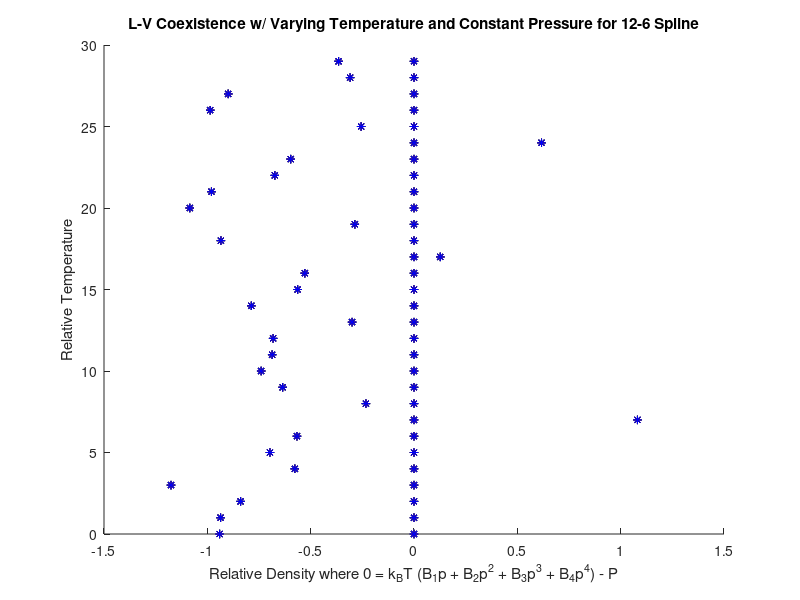

This chart was generated by the following MATLAB code:
%a = ( 8 * p_r * T_r ) / ( 3 - p_r) - 3 * p_r;
kB = 1.38064852 ; % Boltzmann Constant
i  = 90         ; % Number of Temperatures
j  = 12         ; % Number of Pressures (ignored if constant Pressure)

% Formula for creating Coexistence
% 'vdw'  % Van der Waal's
% 'hs'   % Hard Sphere
% 'sw'   % Square Well
% 'ljs'  % Lennard Jones Spline
form = 'ljs';

% "type" is the switch between varying pressure and constant pressure
% 0 = varying pressure
% 1 = constant pressure
% ignored if not using vdw
type = 0;

figure % New Figure (No overwrite)
%% ----------------------------------------

% Constant or Varying Pressure
switch type
    case 0
        typeverbose = 'varying pressure';
        title('L-V Coexistence w/ Varying Temperature and Pressure')
       %j = j   ; % Varying Pressure - defined above
    case 1
        typeverbose = 'constant pressure';
        j = 0   ; % Constant Pressure
end

% Formula for creating Coexistence
switch form
    case 'vdw' % Van der Waal's
        formverbose = 'Van der Waal''s'         ;
        a = zeros( (i+1)*(j+1)*4 , 1)           ; % Preallocation
        xlabel('Relative Density where 0 = 3p_r^3 - 9p_r^2 + (8T_r-P_r)p_r + 3P_r')
        title('L-V Coexistence w/ Varying Temperature and Constant Pressure for VdW')
    case 'hs'  % Hard Sphere
        formverbose = 'Hard Sphere'             ;
        i = 29                                  ; % #(T) (start at 0)
        %type = 0                                ; % non-constant Pressure
        title('L-V Coexistence w/ Constant Temperature and Varying Pressure for Hard Sphere')
        a = zeros( (i+1)*(j+1)*5 , 1)           ; % Preallocation
        xlabel('Relative Density where 0 = k_BT (B_1p + B_2p^2 + B_3p^3 + B_4p^4) - P')
    case 'sw'  % Square Well
        formverbose = 'Square Well'             ;
        i = 29                                  ; % #(T) (start at 0)
        %type = 1                                ; % constant Pressure
        title('L-V Coexistence w/ Varying Temperature and Constant Pressure for Square Well')
        a = zeros( (i+1)*(j+1)*5 , 1)           ; % Preallocation
        xlabel('Relative Density where 0 = k_BT (B_1p + B_2p^2 + B_3p^3 + B_4p^4) - P')
    case 'ljs' % Lennard Jones Spline
        formverbose = 'Lennard Jones Spline'    ;
        i = 29                                  ; % #(T) (start at 0)
        %type = 1                                ; % constant Pressure
        title('L-V Coexistence w/ Varying Temperature and Constant Pressure for 12-6 Spline')
        a = zeros( (i+1)*(j+1)*5 , 1)           ; % Preallocation
        xlabel('Relative Density where 0 = k_BT (B_1p + B_2p^2 + B_3p^3 + B_4p^4) - P')
end

ylabel('Relative Temperature')
hold on % Plot each point individually


fprintf('%s, %s\n',formverbose,typeverbose)

%% -------------------------------
% Data

switch form
    case 'vdw'
    case 'hs'
        %T_r = [1.0000000,1.3793103,1.7586207,2.1379310,2.5172414,2.8965517,3.2758621,3.6551724,4.0344828,4.4137931,4.7931034,5.1724138,5.5517241,5.9310345,6.3103448,6.6896552,7.0689655,7.4482759,7.8275862,8.2068966,8.5862069,8.9655172,9.3448276,9.7241379,10.1034483,10.4827586,10.8620690,11.2413793,11.6206897,12.0000000]   ;
        %B2  = [2.0943951,2.0943951,2.0943951,2.0943951,2.0943951,2.0943951,2.0943951,2.0943951,2.0943951,2.0943951,2.0943951,2.0943951,2.0943951,2.0943951,2.0943951,2.0943951,2.0943951,2.0943951,2.0943951,2.0943951,2.0943951,2.0943951,2.0943951,2.0943951,2.0943951,2.0943951,2.0943951,2.0943951,2.0943951,2.0943951]         ;
        %B3  = [2.7455163,2.7385681,2.7402467,2.7425160,2.7399133,2.7393518,2.7414457,2.7408023,2.7374861,2.7417732,2.7377318,2.7369831,2.7451011,2.7424984,2.7411649,2.7436564,2.7443466,2.7382815,2.7471715,2.7425803,2.7439547,2.7432529,2.7427558,2.7432587,2.7429722,2.7403461,2.7416504,2.7408725,2.7393811,2.7407087]         ;
        %B4  = [2.6245917,2.6762046,2.6573711,2.5891849,2.6750562,2.6591259,2.6380508,2.6584828,2.6300764,2.6774173,2.6699482,2.6042333,2.6603937,2.6538066,2.6475226,2.6350099,2.6301591,2.6331173,2.6590799,2.6409631,2.6288729,2.6522999,2.6204484,2.6415235,2.6894707,2.6405313,2.6024969,2.6491487,2.6374995,2.6599159]         ;
        
        T_r = [1.0000000, 1.0020408, 1.0040816, 1.0061224, 1.0081633, 1.0102041, 1.0122449, 1.0142857, 1.0163265, 1.0183673, 1.0204082, 1.0224490, 1.0244898, 1.0265306, 1.0285714, 1.0306122, 1.0326531, 1.0346939, 1.0367347, 1.0387755, 1.0408163, 1.0428571, 1.0448980, 1.0469388, 1.0489796, 1.0510204, 1.0530612, 1.0551020, 1.0571429, 1.0591837, 1.0612245, 1.0632653, 1.0653061, 1.0673469, 1.0693878, 1.0714286, 1.0734694, 1.0755102, 1.0775510, 1.0795918, 1.0816327, 1.0836735, 1.0857143, 1.0877551, 1.0897959, 1.0918367, 1.0938776, 1.0959184, 1.0979592, 1.1000000];
        B2  = [2.0943951, 2.0943951, 2.0943951, 2.0943951, 2.0943951, 2.0943951, 2.0943951, 2.0943951, 2.0943951, 2.0943951, 2.0943951, 2.0943951, 2.0943951, 2.0943951, 2.0943951, 2.0943951, 2.0943951, 2.0943951, 2.0943951, 2.0943951, 2.0943951, 2.0943951, 2.0943951, 2.0943951, 2.0943951, 2.0943951, 2.0943951, 2.0943951, 2.0943951, 2.0943951, 2.0943951, 2.0943951, 2.0943951, 2.0943951, 2.0943951, 2.0943951, 2.0943951, 2.0943951, 2.0943951, 2.0943951, 2.0943951, 2.0943951, 2.0943951, 2.0943951, 2.0943951, 2.0943951, 2.0943951, 2.0943951, 2.0943951, 2.0943951];
        B3  = [2.7455163, 2.7385681, 2.7402467, 2.7425160, 2.7399133, 2.7393518, 2.7414457, 2.7408023, 2.7374861, 2.7417732, 2.7377318, 2.7369831, 2.7451011, 2.7424984, 2.7411649, 2.7436564, 2.7443466, 2.7382815, 2.7471715, 2.7425803, 2.7439547, 2.7432529, 2.7427558, 2.7432587, 2.7429722, 2.7403461, 2.7416504, 2.7408725, 2.7393811, 2.7407087, 2.7394162, 2.7445103, 2.7404923, 2.7380944, 2.7439606, 2.7374803, 2.7412176, 2.7386792, 2.7430599, 2.7407906, 2.7377142, 2.7435102, 2.7429663, 2.7420071, 2.7410129, 2.7414983, 2.7439489, 2.7468908, 2.7437208, 2.7428318];
        B4  = [2.6245917, 2.6762046, 2.6573711, 2.5891849, 2.6750562, 2.6591259, 2.6380508, 2.6584828, 2.6300764, 2.6774173, 2.6699482, 2.6042333, 2.6603937, 2.6538066, 2.6475226, 2.6350099, 2.6301591, 2.6331173, 2.6590799, 2.6409631, 2.6288729, 2.6522999, 2.6204484, 2.6415235, 2.6894707, 2.6405313, 2.6024969, 2.6491487, 2.6374995, 2.6599159, 2.6315463, 2.6438662, 2.6506462, 2.6315372, 2.6862644, 2.6352763, 2.6488639, 2.5961762, 2.5810727, 2.6041230, 2.6550284, 2.6408253, 2.6035350, 2.6200350, 2.5993457, 2.6332092, 2.6491763, 2.6357356, 2.6470724, 2.6200901];
        
        B5  = 0;
    case 'sw'
        %T_r = [1.0000000,1.3793103,1.7586207,2.1379310,2.5172414,2.8965517,3.2758621,3.6551724,4.0344828,4.4137931,4.7931034,5.1724138,5.5517241,5.9310345,6.3103448,6.6896552,7.0689655,7.4482759,7.8275862,8.2068966,8.5862069,8.9655172,9.3448276,9.7241379,10.1034483,10.4827586,10.8620690,11.2413793,11.6206897,12.0000000]   ;
        %B2  = [-6.4521664,-3.2014012,-1.7147235,-0.8718468,-0.3314595,0.0436649,0.3189467,0.5294122,0.6954658,0.8297824,0.9406436,1.0336860,1.1128774,1.1810910,1.2404576,1.2925912,1.3387358,1.3798662,1.4167566,1.4500298,1.4801926,1.5076611,1.5327806,1.5558400,1.5770824,1.5967143,1.6149121,1.6318273,1.6475908,1.6623163]    ;
        %B3  = [1.3976673,4.0044599,2.9366602,2.3902416,1.7205881,0.1981103,1.6695064,1.6948769,1.7096447,1.7120327,1.7612540,1.8404526,1.8149263,1.8666037,1.9031488,1.9232265,1.9620853,1.9966590,2.0135571,2.0222336,2.0613922,2.0520903,2.0872818,2.1306377,2.1266014,2.1625883,2.1635307,2.1683320,2.2027600,2.2035174]         ;
        %B4  = [-10.6328319,5.9999116,1.9280415,-0.5710736,-3387.6183388,0.0648871,-2.8288117,13.9688448,1.1583475,2.6703490,2.4487811,1.0780075,2.8909201,2.0183233,2.6298092,2.1496807,2.2133464,2.4958848,2.6025446,2.4776681,2.8630862,2.4718641,2.3189931,2.3391545,2.5746416,2.6000299,2.7809690,2.6227335,2.6116030,2.2479526];
        
        T_r = [1.0000000, 1.0020408, 1.0040816, 1.0061224, 1.0081633, 1.0102041, 1.0122449, 1.0142857, 1.0163265, 1.0183673, 1.0204082, 1.0224490, 1.0244898, 1.0265306, 1.0285714, 1.0306122, 1.0326531, 1.0346939, 1.0367347, 1.0387755, 1.0408163, 1.0428571, 1.0448980, 1.0469388, 1.0489796, 1.0510204, 1.0530612, 1.0551020, 1.0571429, 1.0591837, 1.0612245, 1.0632653, 1.0653061, 1.0673469, 1.0693878, 1.0714286, 1.0734694, 1.0755102, 1.0775510, 1.0795918, 1.0816327, 1.0836735, 1.0857143, 1.0877551, 1.0897959, 1.0918367, 1.0938776, 1.0959184, 1.0979592, 1.1000000];
        B2  = [-6.4521664, -6.4246573, -6.3973156, -6.3701399, -6.3431287, -6.3162806, -6.2895942, -6.2630681, -6.2367009, -6.2104912, -6.1844376, -6.1585389, -6.1327936, -6.1072006, -6.0817584, -6.0564658, -6.0313215, -6.0063244, -5.9814730, -5.9567663, -5.9322029, -5.9077817, -5.8835016, -5.8593612, -5.8353596, -5.8114954, -5.7877676, -5.7641751, -5.7407166, -5.7173913, -5.6941978, -5.6711353, -5.6482025, -5.6253985, -5.6027221, -5.5801725, -5.5577484, -5.5354490, -5.5132733, -5.4912201, -5.4692887, -5.4474779, -5.4257868, -5.4042145, -5.3827600, -5.3614225, -5.3402009, -5.3190944, -5.2981020, -5.2772229];
        B3  = [1.3976673, 1.4444778, 1.4703976, 1.4248368, 1.7154364, 1.7371827, 1.7251141, 1.8074745, 1.7137892, 1.9537783, 2.1345410, 1.9969003, 2.2838357, 2.2066594, 2.2502849, 2.1820022, 2.2278597, 2.6347532, 2.5462111, 2.3932977, 2.6701523, 2.5983205, 2.4062603, 2.8467133, 2.4457774, 2.6775268, 2.6401400, 2.7046685, 2.8271338, 2.8763283, 3.0048357, 2.9298941, 3.0631227, 3.0969216, 2.9904760, 3.0019890, 2.9024029, 3.2774713, 3.3007847, 3.2209511, 3.2815630, 3.2492950, 3.4930479, 3.2689658, 3.5339477, 3.3535235, 3.6729174, 3.5414198, 3.6387425, 3.4884901];
        B4  = [-10.6328319, -0.4833847, -1.5015557, 4.6411155, -0.6467808, -19.5814299, -1.5728717, -0.2994039, 2.4787086, 8.7031771, -14.4758135, 1.4882772, 4.6123176, -2.3633993, 0.9686584, -2.3418256, 3.8819632, 6.4189859, -1.7730209, 1.6561927, -1.9863297, -4.6461797, 3.4383935, 7.9682789, 8.4484142, 14.4543232, 7.0709224, 8.0991540, 14.0282704, 6.0449548, 3.6412554, 8.6684198, 5.8111463, -1.7069645, 24.4396676, 7.2460578, 5.8868445, 9.2294839, 1.6341541, 19.1794553, 12.3854012, 3.5218386, 15.8206401, 9.5763097, 14.5216582, 7.4864430, 4.0169917, 9.8343428, 8.2238026, 9.1140056];
        
        B5  = 0;
    case 'ljs'
        %T_r = [1.0000000,1.3793103,1.7586207,2.1379310,2.5172414,2.8965517,3.2758621,3.6551724,4.0344828,4.4137931,4.7931034,5.1724138,5.5517241,5.9310345,6.3103448,6.6896552,7.0689655,7.4482759,7.8275862,8.2068966,8.5862069,8.9655172,9.3448276,9.7241379,10.1034483,10.4827586,10.8620690,11.2413793,11.6206897,12.0000000]   ;
        %B2  = [-2.9326055,-1.2729653,-0.4811624,-0.0247993,0.2684965,0.4708077,0.6174419,0.7276699,0.8128739,0.8801941,0.9343281,0.9784872,1.0149379,1.0453231,1.0708612,1.0924734,1.1108684,1.1265998,1.1401054,1.1517362,1.1617759,1.1704565,1.1779694,1.1844732,1.1901011,1.1949650,1.1991599,1.2027668,1.2058549,1.2084840]     ;
        %B3  = [3.3704598,2.2109535,1.7503408,0.0150748,1.2458894,1.4811507,1.4387677,1.3585765,1.2849777,1.2784611,1.3202239,1.2999094,1.3197115,1.2877384,1.3088205,1.2895817,1.3002519,1.2839701,1.2743362,1.2739596,1.2657256,1.2412445,1.2391923,1.2490406,1.2253344,1.2488454,1.2301551,1.2060686,1.2101585,1.1979244]         ;
        %B4  = [6.5984329,0.7328248,10.5281327,0.0007857,-1.1512796,-1.6576098,-0.4325023,2.6998823,0.5754506,2.2112543,1.0609394,0.7051926,1.7117997,1.1779327,1.4741492,0.8737619,0.9380811,1.0676639,0.9509910,1.0100257,1.1425653,1.2796697,0.7190779,1.1943197,1.1226152,0.7351070,0.9095796,1.0664191,1.1028018,0.5618565]     ;
        
        T_r = [1.0000000, 1.0020408, 1.0040816, 1.0061224, 1.0081633, 1.0102041, 1.0122449, 1.0142857, 1.0163265, 1.0183673, 1.0204082, 1.0224490, 1.0244898, 1.0265306, 1.0285714, 1.0306122, 1.0326531, 1.0346939, 1.0367347, 1.0387755, 1.0408163, 1.0428571, 1.0448980, 1.0469388, 1.0489796, 1.0510204, 1.0530612, 1.0551020, 1.0571429, 1.0591837, 1.0612245, 1.0632653, 1.0653061, 1.0673469, 1.0693878, 1.0714286, 1.0734694, 1.0755102, 1.0775510, 1.0795918, 1.0816327, 1.0836735, 1.0857143, 1.0877551, 1.0897959, 1.0918367, 1.0938776, 1.0959184, 1.0979592, 1.1000000];
        B2  = [-2.9326055, -2.9189518, -2.9053751, -2.8918747, -2.8784501, -2.8651005, -2.8518255, -2.8386243, -2.8254965, -2.8124413, -2.7994583, -2.7865468, -2.7737062, -2.7609361, -2.7482358, -2.7356048, -2.7230426, -2.7105485, -2.6981221, -2.6857629, -2.6734702, -2.6612436, -2.6490826, -2.6369866, -2.6249551, -2.6129878, -2.6010839, -2.5892432, -2.5774650, -2.5657489, -2.5540944, -2.5425010, -2.5309684, -2.5194960, -2.5080833, -2.4967300, -2.4854355, -2.4741995, -2.4630214, -2.4519009, -2.4408375, -2.4298307, -2.4188803, -2.4079857, -2.3971466, -2.3863625, -2.3756330, -2.3649577, -2.3543362, -2.3437682];
        B3  = [3.3704598, 3.3143089, 3.4494341, 3.0906877, 3.4038617, 3.4219584, 3.3100429, 3.2614450, 3.1059368, 3.3268581, 3.4134675, 3.3052823, 3.4364321, 3.2673489, 3.3563408, 3.1978825, 3.2783178, 3.3399730, 3.2580651, 3.2537638, 3.2776412, 3.2573487, 3.3559117, 3.2288406, 3.1489412, 3.2938543, 3.1389819, 3.2324375, 3.2116057, 3.2529907, 3.0352833, 3.1735314, 3.2806447, 3.1419039, 3.1045853, 3.1831006, 3.2335453, 3.1483755, 3.1832558, 3.1690969, 3.0638204, 3.2257073, 3.1658286, 2.9165883, 3.1416144, 3.0762016, 3.0412286, 3.0780095, 3.2085189, 3.0642510];
        B4  = [6.5984329, 6.4792230, 5.5316415, 9.2570879, 3.1115646, 4.1157124, 2.9706388, -1.4719245, 0.8878292, 3.5079009, 4.4608107, 3.9051496, 3.9482633, 1.2538330, 4.8308278, 2.8470375, 2.6396259, -0.3831172, 6.2152096, 1.1748785, 7.9793769, 6.6890906, 3.7667134, 3.0785663, -1.1784844, 1.0304438, 6.5842589, 5.7258469, 1.2686926, 1.5780559, 1.7128603, 3.1765453, 3.7536913, 2.9938339, 7.2760045, 4.8223419, 2.9132981, 2.2860747, 5.7813420, 7.4911950, -0.3125284, 3.1139148, 4.4070210, 1.7557394, 2.4530360, 5.2739902, 1.6084259, -0.2763692, 3.2331966, 2.4005072];
        
        B5  = 0;
end

%% -------------------------------

for T = 0:i
    for P=0:j
        switch form
            case 'vdw'  % Van der Waal's
              % Polynomial = [3      - 9        (8*T_r - P_r)     3*P_r] ;
              %          0 =  3p_r^3 - 9p_r^2 + ( 8T_r - P_r)p_r + 3P_r
                b = T*(j+1)*4 + P*4 ; % Storing each value in "a(b+x)"
                                      % where x is each term of the poly'.
              % a = part of polynomial being solved and then plotted
                a(b + 1) =  3                                       ;
                a(b + 2) = -9                                       ;
                switch type
                    case 0
                        a(b + 3) = ( 8 * (T)/(i-1)  -  (P)/(j-1) )  ;
                        a(b + 4) = (  3 * (P)/(j-1)              )  ;
                    case 1
                        a(b + 3) = ( 8 * (T)/(i-1)  -  (P)/(4)   )  ;
                        a(b + 4) = (  3 * (P)/(4)                )  ;
                end
              % c = assembled polynomial
                c = [ a(b+1) a(b+2) a(b+3) a(b+4) ]                 ;
            case 'hs'   % Hard Sphere
                b = T*(j+1)*5 + P*5 ; % Storing each value in "a(b+x)"
                                      % where x is each term of the poly'.
              % a = part of polynomial being solved and then plotted
                a(b + 1) =  1       * kB * T_r(T+1)                 ;
                a(b + 2) =  B2(T+1) * kB * T_r(T+1)                 ;
                a(b + 3) =  B3(T+1) * kB * T_r(T+1)                 ;
                a(b + 4) =  B4(T+1) * kB * T_r(T+1)                 ;
                %a(b + 5) =  B5(T+1) * kB * T_r(T+1)                 ;
              % c = assembled polynomial
                %c = [ a(b+1) a(b+2) a(b+3) a(b+4) a(b+5) ]          ;
                c = [ a(b+1) a(b+2) a(b+3) a(b+4) 0 ]                 ;
            case 'sw'   % Square Well
                b = T*(j+1)*5 + P*5 ; % Storing each value in "a(b+x)"
                                      % where x is each term of the poly'.
              % a = part of polynomial being solved and then plotted
                a(b + 1) =  1       * kB * T_r(T+1)                 ;
                a(b + 2) =  B2(T+1) * kB * T_r(T+1)                 ;
                a(b + 3) =  B3(T+1) * kB * T_r(T+1)                 ;
                a(b + 4) =  B4(T+1) * kB * T_r(T+1)                 ;
                %a(b + 5) =  B5(T+1) * kB * T_r(T+1)                 ;
              % c = assembled polynomial
                %c = [ a(b+1) a(b+2) a(b+3) a(b+4) a(b+5) ]          ;
                c = [ a(b+1) a(b+2) a(b+3) a(b+4) 0 ]                 ;
            case 'ljs'  % Lennard Jones Spline
                b = T*(j+1)*5 + P*5 ; % Storing each value in "a(b+x)"
                                      % where x is each term of the poly'.
              % a = part of polynomial being solved and then plotted
                a(b + 1) =  1       * kB * T_r(T+1)                 ;
                a(b + 2) =  B2(T+1) * kB * T_r(T+1)                 ;
                a(b + 3) =  B3(T+1) * kB * T_r(T+1)                 ;
                a(b + 4) =  B4(T+1) * kB * T_r(T+1)                 ;
                %a(b + 5) =  B5(T+1) * kB * T_r(T+1)                 ;
              % c = assembled polynomial
                %c = [ a(b+1) a(b+2) a(b+3) a(b+4) a(b+5) ]          ;
                c = [ a(b+1) a(b+2) a(b+3) a(b+4) 0 ]                 ;
        end
        
        % Solving assembled polynomial
        d = roots(c)                                                ;
        
        % Printing iterations and values
        %fprintf('%f\t%f\t%f\t%f\t\t \n',T,P,(b/4),a(b + 1))
        
        switch rem(P+1,6)
            case 1
                graphstring='*b';
            case 2
                graphstring='*g';
            case 3
                graphstring='*r';
            case 4
                graphstring='*c';
            case 5
                graphstring='*m';
            case 6
                graphstring='*y';
            case 0
                graphstring='*k';
        end
        
        % Printing which graph color will be used
        %fprintf('%f\t%s\t',rem(P_r+1,6),graphstring)
        
        if isreal( d(1) )
            plot(d(1),T,graphstring)
        end
        if isreal( d(2) )
            plot(d(2),T,graphstring)
        end
        if isreal( d(3) )
            plot(d(3),T,graphstring)
        end
        if isreal( d(4) )
            plot(d(4),T,graphstring)
        end
        
        % Printing the solutions including imaginary parts
        fprintf('%s\t%s\t%s\t',num2str(d(1)),num2str(d(2)),num2str(d(3)))
        
        % Allows multiple printing easiest without having to worry about \n
        fprintf('\n')
        
    end
end

hold off